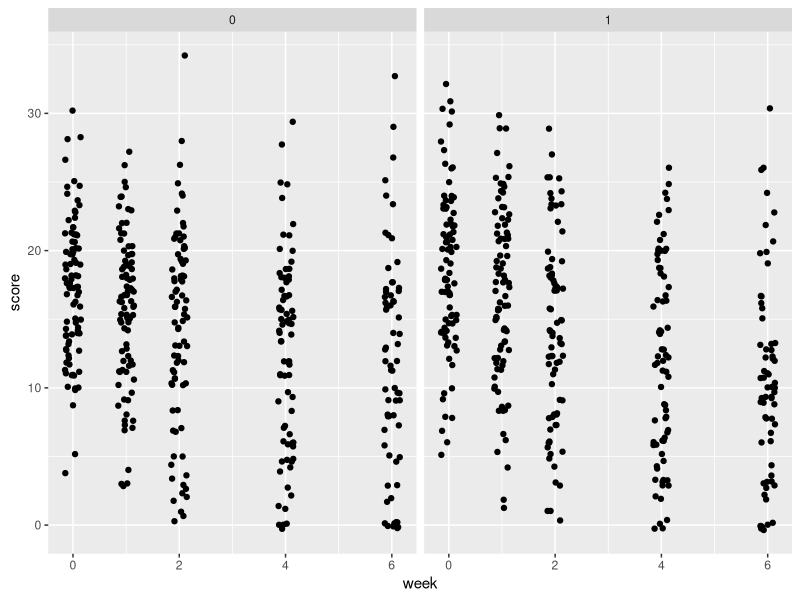
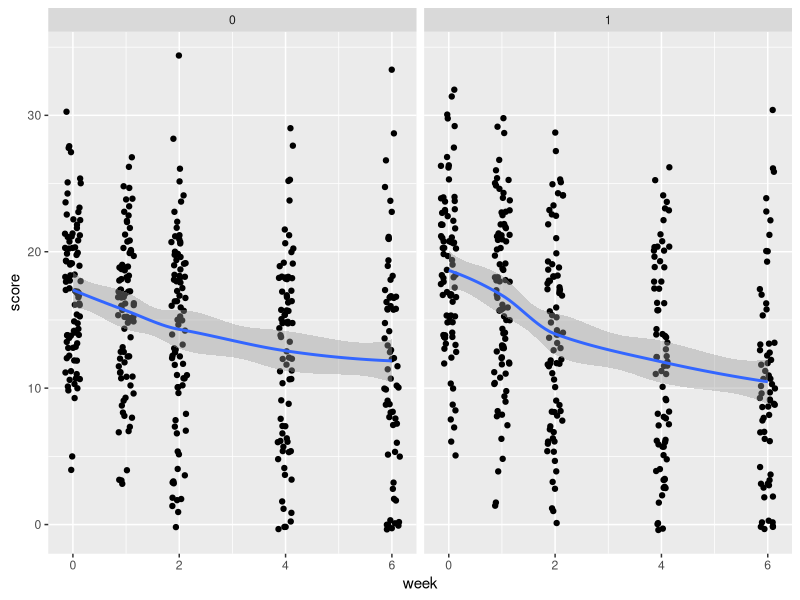
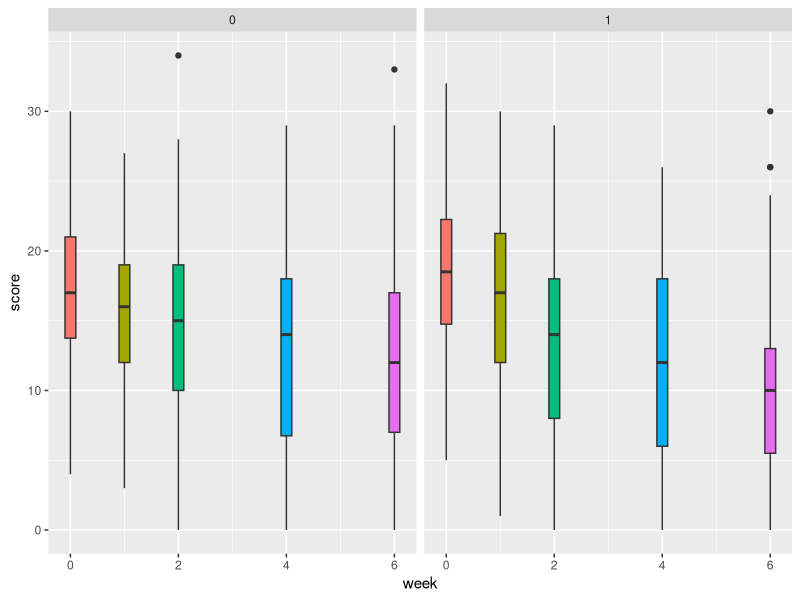
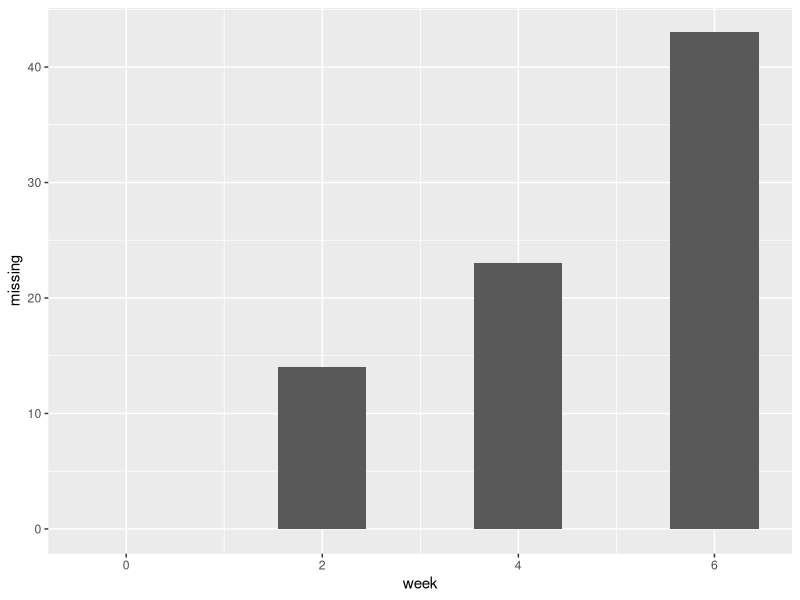

The R source for these figures, in order:
## Nathen Byford
## Clinical trial EDA

library(tidyverse)

data <- read_csv("data/demo_real_data.csv")


# Data prep ---------------------------------------------------------------

# Read in patient level data
adsl <- read_csv("data/demo_real_data.csv")

# Read in longitudinal data
longi_score <- read_csv("data/longi_score_real_data.csv")

# Read in cluster result data 
cluster <- read_csv("data/cluster_real_data.csv")
cluster <- cluster[, c(2,3)]

# Merge patient level data and cluster data
adsl <- left_join(adsl, cluster, by = "id")



# Plots -------------------------------------------------------------------

longi_score |> 
  ggplot(aes(x = week, y = score)) +
  geom_jitter(width = .15) +
  # geom_line() +
  facet_wrap(~treat) +
  theme(legend.position = "none")


longi_score |> 
  ggplot(aes(x = week, y = score)) +
  geom_jitter(width = .15) +
  geom_smooth() +
  facet_wrap(~treat) +
  theme(legend.position = "none")

longi_score |> 
  ggplot(aes(x = week, y = score, group = week)) +
  # geom_jitter(width = .15) +
  # geom_violin(aes(fill = week)) +
  geom_boxplot(aes(fill = as.factor(week)), width = .2) +
  facet_wrap(~treat) +
  theme(legend.position = "none")


na_tab <- longi_score |> 
  summarise(
    missing = sum(is.na(score)),
    .by = week
  )

na_tab |> 
  ggplot(aes(x = week, y = missing)) +
  geom_col()
